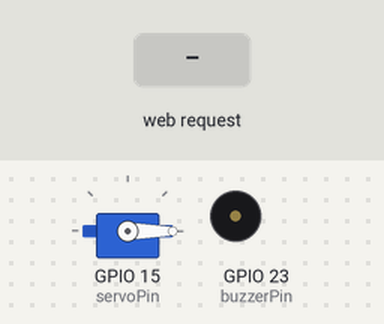
A sketch run on a simulated ESP32. Parts: servo, buzzer (waves = sounding, pin HIGH). The inputs (shaded band) are chosen by the test bench. WiFi joins after 1.5 s; servers stay silent unless stated; what the sketch prints to the serial monitor is not drawn.

Above: at 3.7 s.
3.8 s: HTTP request GET /feed received
At 5.3 s:
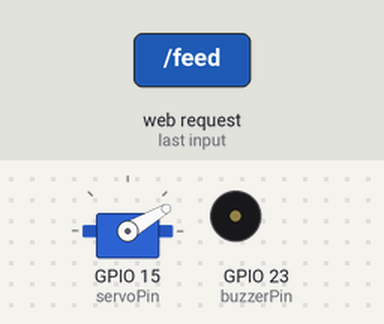
5.8 s: HTTP request GET /feed?angle=1 received
At 6.8 s:
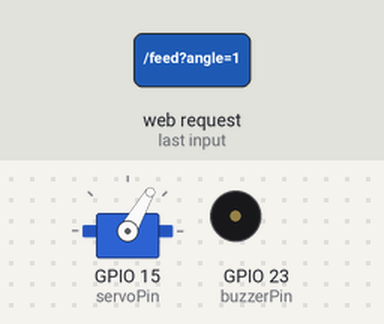
7.8 s: HTTP request GET /feed?angle=0 received
At 9.5 s:
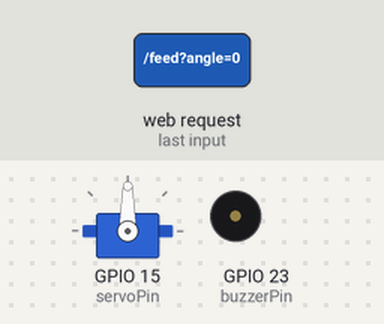
9.8 s: HTTP request GET /feed?angle=120 received
At 11.0 s:
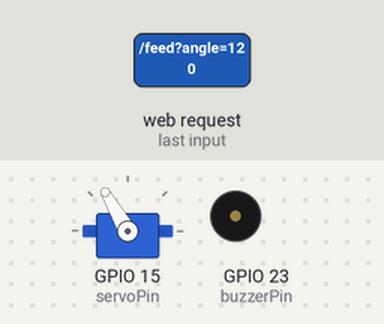
11.8 s: HTTP request GET /feed received
At 13.5 s:
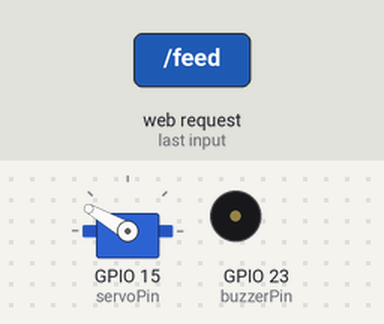
13.8 s: HTTP request GET /feed?angle=1 received
At 15.3 s:
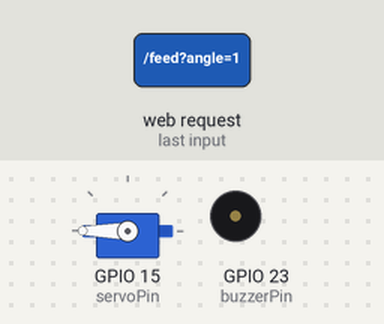
Timing chart, 0 to 16.8 s (numbered marks = the images above; inputs shaded):
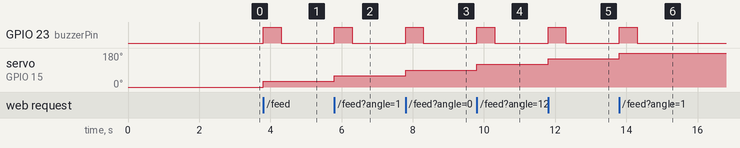

The sketch:

Pet_food_dispenser.ino
```cpp
#include <WiFi.h>
#include <WebServer.h>
#include <ESP32Servo.h>

const char* ssid = "Melih iPhone’u";
const char* password = "melih2324";

WebServer server(80);
Servo myServo;

int servoPin = 15;
int buzzerPin = 23;

int currentAngle = 0;
int portionAngle = 30;  // Her adımda döneceği derece
int duration = 1000;

void beepBuzzer(int timeMs = 1000) {
  digitalWrite(buzzerPin, HIGH);
  delay(timeMs);
  digitalWrite(buzzerPin, LOW);
}

void handleFeedNow() {
  Serial.println("Mama verme isteği alındı");


  if (currentAngle >= 180) {
    Serial.println("180 dereceye ulaşıldı, başa dönülüyor.");
    myServo.attach(servoPin);
    myServo.write(0);
    delay(500);
    myServo.detach();
    currentAngle = 0;
  }


  int nextAngle = currentAngle + portionAngle;
  if (nextAngle > 180) {
    nextAngle = 180;
  }

  myServo.attach(servoPin);
  myServo.write(nextAngle);
  beepBuzzer(500);
  delay(500);
  myServo.detach();

  currentAngle = nextAngle;

  server.send(200, "text/plain", "Mama verildi. Şu anki açı: " + String(currentAngle));
}

void handleSetPortion() {
  if (server.hasArg("angle")) {
    int angle = server.arg("angle").toInt();
    if (angle >= 10 && angle <= 180) {
      portionAngle = angle;
      Serial.printf("Porsiyon açısı %d derece olarak ayarlandı\n", portionAngle);
      server.send(200, "text/plain", "Porsiyon açısı ayarlandı: " + String(portionAngle));
    } else {
      server.send(400, "text/plain", "Açı 10 ile 180 arasında olmalı");
    }
  } else {
    server.send(400, "text/plain", "Eksik parametre: angle");
  }
}

void handleStatus() {
  server.send(200, "application/json", "{\"status\": \"Çalışıyor\"}");
}

void setup() {
  Serial.begin(115200);

  pinMode(buzzerPin, OUTPUT);
  digitalWrite(buzzerPin, LOW);


  myServo.attach(servoPin);
  myServo.write(0);
  delay(500);
  myServo.detach();
  currentAngle = 0;

  WiFi.begin(ssid, password);
  Serial.print("WiFi'ye bağlanılıyor...");
  while (WiFi.status() != WL_CONNECTED) {
    delay(1000);
    Serial.print(".");
  }
  Serial.println(" Bağlandı!");
  Serial.println(WiFi.localIP());

  server.on("/feed", handleFeedNow);
  server.on("/status", handleStatus);
  server.on("/set_portion", handleSetPortion);

  server.begin();
  Serial.println("Sunucu başlatıldı.");
}

void loop() {
  server.handleClient();
}
```

Measured:
- after the input at 3.8 s, GPIO 23 (buzzerPin): LOW → HIGH at once, → LOW 0.50 s later; servo on GPIO 15 (servoPin): 0° → 30° at once
- after the input at 5.8 s, GPIO 23 (buzzerPin): LOW → HIGH at once, → LOW 0.50 s later; servo on GPIO 15 (servoPin): 30° → 60° at once
- after the input at 7.8 s, GPIO 23 (buzzerPin): LOW → HIGH at once, → LOW 0.50 s later; servo on GPIO 15 (servoPin): 60° → 90° at once
- after the input at 9.8 s, GPIO 23 (buzzerPin): LOW → HIGH at once, → LOW 0.50 s later; servo on GPIO 15 (servoPin): 90° → 120° at once
- after the input at 11.8 s, GPIO 23 (buzzerPin): LOW → HIGH at once, → LOW 0.50 s later; servo on GPIO 15 (servoPin): 120° → 150° at once
- after the input at 13.8 s, GPIO 23 (buzzerPin): LOW → HIGH at once, → LOW 0.50 s later; servo on GPIO 15 (servoPin): 150° → 180° at once
